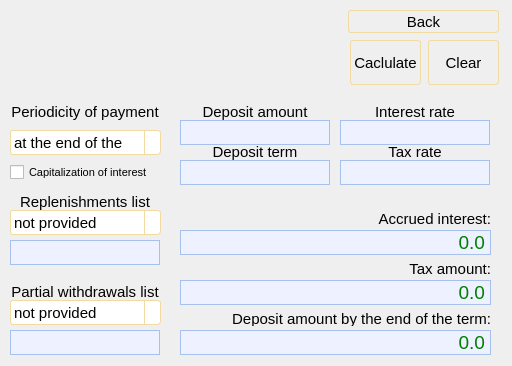
<?xml version="1.0" encoding="UTF-8"?>
<ui version="4.0">
 <class>debit</class>
 <widget class="QDialog" name="debit">
  <property name="geometry">
   <rect>
    <x>0</x>
    <y>0</y>
    <width>512</width>
    <height>366</height>
   </rect>
  </property>
  <property name="font">
   <font>
    <pointsize>14</pointsize>
   </font>
  </property>
  <property name="windowTitle">
   <string>Dialog</string>
  </property>
  <widget class="QPushButton" name="back">
   <property name="geometry">
    <rect>
     <x>348</x>
     <y>10</y>
     <width>151</width>
     <height>23</height>
    </rect>
   </property>
   <property name="font">
    <font>
     <pointsize>11</pointsize>
    </font>
   </property>
   <property name="styleSheet">
    <string notr="true">QPushButton {
	border: 1px solid #f1dba1;
    border-radius: 3px;
    padding: 1px 3px 1px 3px;
	color: black;
}

QPushButton:!editable {
     background: qlineargradient(x1: 0, y1: 0, x2: 0, y2: 1,
                                 stop: 0 #E1E1E1, stop: 0.4 #DDDDDD,
                                 stop: 0.5 #D8D8D8, stop: 1.0 #D3D3D3);
}</string>
   </property>
   <property name="text">
    <string>Back</string>
   </property>
  </widget>
  <widget class="QLineEdit" name="creditAmount">
   <property name="geometry">
    <rect>
     <x>180</x>
     <y>120</y>
     <width>150</width>
     <height>25</height>
    </rect>
   </property>
   <property name="styleSheet">
    <string notr="true">QLineEdit {
    background: #eef1ff;
    border: 1px solid #a6c1ee;
    border-radius: 15px;
    color: #6694e2;
}

QLineEdit {
	color: #008000;
}</string>
   </property>
   <property name="alignment">
    <set>Qt::AlignRight|Qt::AlignTrailing|Qt::AlignVCenter</set>
   </property>
  </widget>
  <widget class="QPushButton" name="calculate">
   <property name="geometry">
    <rect>
     <x>350</x>
     <y>40</y>
     <width>71</width>
     <height>45</height>
    </rect>
   </property>
   <property name="font">
    <font>
     <pointsize>11</pointsize>
    </font>
   </property>
   <property name="styleSheet">
    <string notr="true">QPushButton {
	border: 1px solid #f1dba1;
    border-radius: 3px;
    padding: 1px 3px 1px 3px;
	color: black;
}

QPushButton:!editable {
     background: qlineargradient(x1: 0, y1: 0, x2: 0, y2: 1,
                                 stop: 0 #E1E1E1, stop: 0.4 #DDDDDD,
                                 stop: 0.5 #D8D8D8, stop: 1.0 #D3D3D3);
}</string>
   </property>
   <property name="text">
    <string>Caclulate</string>
   </property>
  </widget>
  <widget class="QLineEdit" name="term">
   <property name="geometry">
    <rect>
     <x>180</x>
     <y>160</y>
     <width>150</width>
     <height>25</height>
    </rect>
   </property>
   <property name="styleSheet">
    <string notr="true">QLineEdit {
    background: #eef1ff;
    border: 1px solid #a6c1ee;
    border-radius: 15px;
    color: #6694e2;
}

QLineEdit {
	color: #008000;
}</string>
   </property>
   <property name="alignment">
    <set>Qt::AlignRight|Qt::AlignTrailing|Qt::AlignVCenter</set>
   </property>
  </widget>
  <widget class="QPushButton" name="clear">
   <property name="geometry">
    <rect>
     <x>428</x>
     <y>40</y>
     <width>71</width>
     <height>45</height>
    </rect>
   </property>
   <property name="font">
    <font>
     <pointsize>11</pointsize>
    </font>
   </property>
   <property name="styleSheet">
    <string notr="true">QPushButton {
	border: 1px solid #f1dba1;
    border-radius: 3px;
    padding: 1px 3px 1px 3px;
	color: black;
}

QPushButton:!editable {
     background: qlineargradient(x1: 0, y1: 0, x2: 0, y2: 1,
                                 stop: 0 #E1E1E1, stop: 0.4 #DDDDDD,
                                 stop: 0.5 #D8D8D8, stop: 1.0 #D3D3D3);
}</string>
   </property>
   <property name="text">
    <string>Clear</string>
   </property>
  </widget>
  <widget class="QLineEdit" name="interest">
   <property name="geometry">
    <rect>
     <x>340</x>
     <y>120</y>
     <width>150</width>
     <height>25</height>
    </rect>
   </property>
   <property name="styleSheet">
    <string notr="true">QLineEdit {
    background: #eef1ff;
    border: 1px solid #a6c1ee;
    border-radius: 15px;
    color: #6694e2;
}

QLineEdit {
	color: #008000;
}</string>
   </property>
   <property name="alignment">
    <set>Qt::AlignRight|Qt::AlignTrailing|Qt::AlignVCenter</set>
   </property>
  </widget>
  <widget class="QLabel" name="creditAmountLabel">
   <property name="geometry">
    <rect>
     <x>180</x>
     <y>100</y>
     <width>150</width>
     <height>25</height>
    </rect>
   </property>
   <property name="font">
    <font>
     <pointsize>11</pointsize>
    </font>
   </property>
   <property name="styleSheet">
    <string notr="true">QLabel {
    border: none;
    color: black;
}</string>
   </property>
   <property name="text">
    <string>&lt;html&gt;&lt;head/&gt;&lt;body&gt;&lt;p align=&quot;center&quot;&gt;Deposit amount&lt;/p&gt;&lt;/body&gt;&lt;/html&gt;</string>
   </property>
  </widget>
  <widget class="QLabel" name="interestLabel">
   <property name="geometry">
    <rect>
     <x>340</x>
     <y>100</y>
     <width>150</width>
     <height>25</height>
    </rect>
   </property>
   <property name="font">
    <font>
     <pointsize>11</pointsize>
    </font>
   </property>
   <property name="styleSheet">
    <string notr="true">QLabel {
    border: none;
    color: black;
}</string>
   </property>
   <property name="text">
    <string>&lt;html&gt;&lt;head/&gt;&lt;body&gt;&lt;p align=&quot;center&quot;&gt;Interest rate&lt;/p&gt;&lt;/body&gt;&lt;/html&gt;</string>
   </property>
  </widget>
  <widget class="QLabel" name="termLabel">
   <property name="geometry">
    <rect>
     <x>180</x>
     <y>140</y>
     <width>150</width>
     <height>25</height>
    </rect>
   </property>
   <property name="font">
    <font>
     <pointsize>11</pointsize>
    </font>
   </property>
   <property name="styleSheet">
    <string notr="true">QLabel {
    border: none;
    color: black;
}</string>
   </property>
   <property name="text">
    <string>&lt;html&gt;&lt;head/&gt;&lt;body&gt;&lt;p align=&quot;center&quot;&gt;Deposit term&lt;/p&gt;&lt;/body&gt;&lt;/html&gt;</string>
   </property>
  </widget>
  <widget class="QLineEdit" name="taxRate">
   <property name="geometry">
    <rect>
     <x>340</x>
     <y>160</y>
     <width>150</width>
     <height>25</height>
    </rect>
   </property>
   <property name="styleSheet">
    <string notr="true">QLineEdit {
    background: #eef1ff;
    border: 1px solid #a6c1ee;
    border-radius: 15px;
    color: #6694e2;
}

QLineEdit {
	color: #008000;
}</string>
   </property>
   <property name="alignment">
    <set>Qt::AlignRight|Qt::AlignTrailing|Qt::AlignVCenter</set>
   </property>
  </widget>
  <widget class="QLabel" name="taxRateLabel">
   <property name="geometry">
    <rect>
     <x>340</x>
     <y>140</y>
     <width>150</width>
     <height>25</height>
    </rect>
   </property>
   <property name="font">
    <font>
     <pointsize>11</pointsize>
    </font>
   </property>
   <property name="styleSheet">
    <string notr="true">QLabel {
    border: none;
    color: black;
}</string>
   </property>
   <property name="text">
    <string>&lt;html&gt;&lt;head/&gt;&lt;body&gt;&lt;p align=&quot;center&quot;&gt;Tax rate&lt;/p&gt;&lt;/body&gt;&lt;/html&gt;</string>
   </property>
  </widget>
  <widget class="QLabel" name="periodicityLabel">
   <property name="geometry">
    <rect>
     <x>10</x>
     <y>100</y>
     <width>150</width>
     <height>25</height>
    </rect>
   </property>
   <property name="font">
    <font>
     <pointsize>11</pointsize>
    </font>
   </property>
   <property name="styleSheet">
    <string notr="true">QLabel {
    border: none;
    color: black;
}</string>
   </property>
   <property name="text">
    <string>&lt;html&gt;&lt;head/&gt;&lt;body&gt;&lt;p align=&quot;center&quot;&gt;Periodicity of payment&lt;/p&gt;&lt;/body&gt;&lt;/html&gt;</string>
   </property>
  </widget>
  <widget class="QLabel" name="replenishmentsListLabel">
   <property name="geometry">
    <rect>
     <x>10</x>
     <y>190</y>
     <width>150</width>
     <height>25</height>
    </rect>
   </property>
   <property name="font">
    <font>
     <pointsize>11</pointsize>
    </font>
   </property>
   <property name="styleSheet">
    <string notr="true">QLabel {
    border: none;
    color: black;
}</string>
   </property>
   <property name="text">
    <string>&lt;html&gt;&lt;head/&gt;&lt;body&gt;&lt;p align=&quot;center&quot;&gt;Replenishments list&lt;/p&gt;&lt;/body&gt;&lt;/html&gt;</string>
   </property>
  </widget>
  <widget class="QLabel" name="partialWithdrawalsLabel">
   <property name="geometry">
    <rect>
     <x>10</x>
     <y>280</y>
     <width>150</width>
     <height>25</height>
    </rect>
   </property>
   <property name="font">
    <font>
     <pointsize>11</pointsize>
    </font>
   </property>
   <property name="styleSheet">
    <string notr="true">QLabel {
    border: none;
    color: black;
}</string>
   </property>
   <property name="text">
    <string>&lt;html&gt;&lt;head/&gt;&lt;body&gt;&lt;p align=&quot;center&quot;&gt;Partial withdrawals list&lt;/p&gt;&lt;/body&gt;&lt;/html&gt;</string>
   </property>
  </widget>
  <widget class="QComboBox" name="periodicity">
   <property name="geometry">
    <rect>
     <x>10</x>
     <y>130</y>
     <width>151</width>
     <height>25</height>
    </rect>
   </property>
   <property name="font">
    <font>
     <family>Helvetica</family>
     <pointsize>11</pointsize>
    </font>
   </property>
   <property name="toolTip">
    <string>&lt;html&gt;&lt;head/&gt;&lt;body&gt;&lt;p&gt;&lt;br/&gt;&lt;/p&gt;&lt;/body&gt;&lt;/html&gt;</string>
   </property>
   <property name="styleSheet">
    <string notr="true">QComboBox {
    border: 1px solid #f1dba1;
    border-radius: 3px;
    padding: 1px 18px 1px 3px;
    min-width: 6em;
color: black;
font-family: &quot;Helvetica&quot;;
}

QComboBox:editable {
    background: white;
}

QComboBox:!editable, QComboBox::drop-down:editable {
     background: qlineargradient(x1: 0, y1: 0, x2: 0, y2: 1,
                                 stop: 0 #E1E1E1, stop: 0.4 #DDDDDD,
                                 stop: 0.5 #D8D8D8, stop: 1.0 #D3D3D3);
}

/* QComboBox gets the &quot;on&quot; state when the popup is open */
QComboBox:!editable:on, QComboBox::drop-down:editable:on {
    background: qlineargradient(x1: 0, y1: 0, x2: 0, y2: 1,
                                stop: 0 #D3D3D3, stop: 0.4 #D8D8D8,
                                stop: 0.5 #DDDDDD, stop: 1.0 #E1E1E1);
}

QComboBox:on { /* shift the text when the popup opens */
    padding-top: 3px;
    padding-left: 4px;
}

QComboBox::drop-down {
    subcontrol-origin: padding;
    subcontrol-position: top right;
    width: 15px;

    border-left-width: 1px;
    border-left-color: #f1dba1;
    border-left-style: solid; /* just a single line */
    border-top-right-radius: 3px; /* same radius as the QComboBox */
    border-bottom-right-radius: 3px;
}

QComboBox::down-arrow {
	image: url(:/down-arrow.png);
	width: 10px;
}

QComboBox::down-arrow:on { /* shift the arrow when popup is open */
    top: 1px;
    left: 1px;
}</string>
   </property>
   <item>
    <property name="text">
     <string>at the end of the term</string>
    </property>
   </item>
   <item>
    <property name="text">
     <string>once a month</string>
    </property>
   </item>
   <item>
    <property name="text">
     <string>once a quarter</string>
    </property>
   </item>
   <item>
    <property name="text">
     <string>once a year</string>
    </property>
   </item>
  </widget>
  <widget class="QComboBox" name="replenishmentsList">
   <property name="geometry">
    <rect>
     <x>10</x>
     <y>210</y>
     <width>151</width>
     <height>25</height>
    </rect>
   </property>
   <property name="font">
    <font>
     <family>Helvetica</family>
     <pointsize>11</pointsize>
    </font>
   </property>
   <property name="styleSheet">
    <string notr="true">QComboBox {
    border: 1px solid #f1dba1;
    border-radius: 3px;
    padding: 1px 18px 1px 3px;
    min-width: 6em;
color: black;
font-family: &quot;Helvetica&quot;;
}

QComboBox:editable {
    background: white;
}

QComboBox:!editable, QComboBox::drop-down:editable {
     background: qlineargradient(x1: 0, y1: 0, x2: 0, y2: 1,
                                 stop: 0 #E1E1E1, stop: 0.4 #DDDDDD,
                                 stop: 0.5 #D8D8D8, stop: 1.0 #D3D3D3);
}

/* QComboBox gets the &quot;on&quot; state when the popup is open */
QComboBox:!editable:on, QComboBox::drop-down:editable:on {
    background: qlineargradient(x1: 0, y1: 0, x2: 0, y2: 1,
                                stop: 0 #D3D3D3, stop: 0.4 #D8D8D8,
                                stop: 0.5 #DDDDDD, stop: 1.0 #E1E1E1);
}

QComboBox:on { /* shift the text when the popup opens */
    padding-top: 3px;
    padding-left: 4px;
}

QComboBox::drop-down {
    subcontrol-origin: padding;
    subcontrol-position: top right;
    width: 15px;

    border-left-width: 1px;
    border-left-color: #f1dba1;
    border-left-style: solid; /* just a single line */
    border-top-right-radius: 3px; /* same radius as the QComboBox */
    border-bottom-right-radius: 3px;
}

QComboBox::down-arrow {
	image: url(:/down-arrow.png);
	width: 10px;
}

QComboBox::down-arrow:on { /* shift the arrow when popup is open */
    top: 1px;
    left: 1px;
}</string>
   </property>
   <item>
    <property name="text">
     <string>not provided</string>
    </property>
   </item>
   <item>
    <property name="text">
     <string>once a month</string>
    </property>
   </item>
   <item>
    <property name="text">
     <string>once a quarter</string>
    </property>
   </item>
   <item>
    <property name="text">
     <string>once a year</string>
    </property>
   </item>
  </widget>
  <widget class="QComboBox" name="partialWithdrawals">
   <property name="geometry">
    <rect>
     <x>10</x>
     <y>300</y>
     <width>151</width>
     <height>25</height>
    </rect>
   </property>
   <property name="font">
    <font>
     <family>Helvetica</family>
     <pointsize>11</pointsize>
    </font>
   </property>
   <property name="styleSheet">
    <string notr="true">QComboBox {
    border: 1px solid #f1dba1;
    border-radius: 3px;
    padding: 1px 18px 1px 3px;
    min-width: 6em;
color: black;
font-family: &quot;Helvetica&quot;;
}

QComboBox:editable {
    background: white;
}

QComboBox:!editable, QComboBox::drop-down:editable {
     background: qlineargradient(x1: 0, y1: 0, x2: 0, y2: 1,
                                 stop: 0 #E1E1E1, stop: 0.4 #DDDDDD,
                                 stop: 0.5 #D8D8D8, stop: 1.0 #D3D3D3);
}

/* QComboBox gets the &quot;on&quot; state when the popup is open */
QComboBox:!editable:on, QComboBox::drop-down:editable:on {
    background: qlineargradient(x1: 0, y1: 0, x2: 0, y2: 1,
                                stop: 0 #D3D3D3, stop: 0.4 #D8D8D8,
                                stop: 0.5 #DDDDDD, stop: 1.0 #E1E1E1);
}

QComboBox:on { /* shift the text when the popup opens */
    padding-top: 3px;
    padding-left: 4px;
}

QComboBox::drop-down {
    subcontrol-origin: padding;
    subcontrol-position: top right;
    width: 15px;

    border-left-width: 1px;
    border-left-color: #f1dba1;
    border-left-style: solid; /* just a single line */
    border-top-right-radius: 3px; /* same radius as the QComboBox */
    border-bottom-right-radius: 3px;
}

QComboBox::down-arrow {
	image: url(:/down-arrow.png);
	width: 10px;
}

QComboBox::down-arrow:on { /* shift the arrow when popup is open */
    top: 1px;
    left: 1px;
}</string>
   </property>
   <item>
    <property name="text">
     <string>not provided</string>
    </property>
   </item>
   <item>
    <property name="text">
     <string>once a month</string>
    </property>
   </item>
   <item>
    <property name="text">
     <string>once a quarter</string>
    </property>
   </item>
   <item>
    <property name="text">
     <string>once a year</string>
    </property>
   </item>
  </widget>
  <widget class="QCheckBox" name="capitalization">
   <property name="geometry">
    <rect>
     <x>10</x>
     <y>160</y>
     <width>150</width>
     <height>25</height>
    </rect>
   </property>
   <property name="font">
    <font>
     <pointsize>8</pointsize>
    </font>
   </property>
   <property name="styleSheet">
    <string notr="true">QCheckBox {
    color: black;
}</string>
   </property>
   <property name="text">
    <string>Capitalization of interest</string>
   </property>
  </widget>
  <widget class="QLabel" name="label">
   <property name="geometry">
    <rect>
     <x>10</x>
     <y>20</y>
     <width>331</width>
     <height>61</height>
    </rect>
   </property>
   <property name="font">
    <font>
     <pointsize>14</pointsize>
    </font>
   </property>
   <property name="styleSheet">
    <string notr="true">QLabel {
    border: none;
}</string>
   </property>
   <property name="text">
    <string/>
   </property>
   <property name="alignment">
    <set>Qt::AlignCenter</set>
   </property>
  </widget>
  <widget class="QLineEdit" name="replenishmentSum">
   <property name="geometry">
    <rect>
     <x>10</x>
     <y>240</y>
     <width>150</width>
     <height>25</height>
    </rect>
   </property>
   <property name="styleSheet">
    <string notr="true">QLineEdit {
    background: #eef1ff;
    border: 1px solid #a6c1ee;
    border-radius: 15px;
    color: #6694e2;
}

QLineEdit {
	color: #008000;
}</string>
   </property>
   <property name="alignment">
    <set>Qt::AlignRight|Qt::AlignTrailing|Qt::AlignVCenter</set>
   </property>
  </widget>
  <widget class="QLineEdit" name="withdrawalsSum">
   <property name="geometry">
    <rect>
     <x>10</x>
     <y>330</y>
     <width>150</width>
     <height>25</height>
    </rect>
   </property>
   <property name="styleSheet">
    <string notr="true">QLineEdit {
    background: #eef1ff;
    border: 1px solid #a6c1ee;
    border-radius: 15px;
    color: #6694e2;
}

QLineEdit {
	color: #008000;
}</string>
   </property>
   <property name="alignment">
    <set>Qt::AlignRight|Qt::AlignTrailing|Qt::AlignVCenter</set>
   </property>
  </widget>
  <widget class="QLabel" name="depositAmountLabel">
   <property name="geometry">
    <rect>
     <x>180</x>
     <y>310</y>
     <width>311</width>
     <height>16</height>
    </rect>
   </property>
   <property name="font">
    <font>
     <pointsize>11</pointsize>
     <bold>false</bold>
    </font>
   </property>
   <property name="styleSheet">
    <string notr="true">QLabel {
    border: none;
    color: black;
}</string>
   </property>
   <property name="text">
    <string>&lt;html&gt;&lt;head/&gt;&lt;body&gt;&lt;p align=&quot;right&quot;&gt;Deposit amount by the end of the term:&lt;/p&gt;&lt;/body&gt;&lt;/html&gt;</string>
   </property>
  </widget>
  <widget class="QLabel" name="depositAmount">
   <property name="geometry">
    <rect>
     <x>180</x>
     <y>330</y>
     <width>311</width>
     <height>25</height>
    </rect>
   </property>
   <property name="font">
    <font>
     <pointsize>14</pointsize>
     <bold>false</bold>
     <stylestrategy>PreferDefault</stylestrategy>
    </font>
   </property>
   <property name="layoutDirection">
    <enum>Qt::LeftToRight</enum>
   </property>
   <property name="styleSheet">
    <string notr="true">QLabel {
    background: #eef1ff;
    border: 1px solid #a6c1ee;
    border-radius: 15px;
    color: #6694e2;
}

QLabel {
	color: #008000;
}
</string>
   </property>
   <property name="text">
    <string>&lt;html&gt;&lt;head/&gt;&lt;body&gt;&lt;p align=&quot;right&quot;&gt;&lt;span style=&quot; font-size:14pt;&quot;&gt;0.0&lt;/span&gt;&lt;/p&gt;&lt;/body&gt;&lt;/html&gt;</string>
   </property>
   <property name="textFormat">
    <enum>Qt::AutoText</enum>
   </property>
   <property name="alignment">
    <set>Qt::AlignRight|Qt::AlignTrailing|Qt::AlignVCenter</set>
   </property>
  </widget>
  <widget class="QLabel" name="accruedInterestLabel">
   <property name="geometry">
    <rect>
     <x>180</x>
     <y>210</y>
     <width>311</width>
     <height>16</height>
    </rect>
   </property>
   <property name="font">
    <font>
     <pointsize>11</pointsize>
    </font>
   </property>
   <property name="styleSheet">
    <string notr="true">QLabel {
    border: none;
    color: black;
}</string>
   </property>
   <property name="text">
    <string>&lt;html&gt;&lt;head/&gt;&lt;body&gt;&lt;p align=&quot;right&quot;&gt;Accrued interest:&lt;/p&gt;&lt;/body&gt;&lt;/html&gt;</string>
   </property>
  </widget>
  <widget class="QLabel" name="accruedInterest">
   <property name="geometry">
    <rect>
     <x>180</x>
     <y>230</y>
     <width>311</width>
     <height>25</height>
    </rect>
   </property>
   <property name="font">
    <font>
     <pointsize>14</pointsize>
     <bold>false</bold>
     <stylestrategy>PreferDefault</stylestrategy>
    </font>
   </property>
   <property name="layoutDirection">
    <enum>Qt::LeftToRight</enum>
   </property>
   <property name="styleSheet">
    <string notr="true">QLabel {
    background: #eef1ff;
    border: 1px solid #a6c1ee;
    border-radius: 15px;
    color: #6694e2;
}

QLabel {
	color: #008000;
}
</string>
   </property>
   <property name="text">
    <string>&lt;html&gt;&lt;head/&gt;&lt;body&gt;&lt;p align=&quot;right&quot;&gt;&lt;span style=&quot; font-size:14pt;&quot;&gt;0.0&lt;/span&gt;&lt;/p&gt;&lt;/body&gt;&lt;/html&gt;</string>
   </property>
   <property name="textFormat">
    <enum>Qt::AutoText</enum>
   </property>
   <property name="alignment">
    <set>Qt::AlignRight|Qt::AlignTrailing|Qt::AlignVCenter</set>
   </property>
  </widget>
  <widget class="QLabel" name="taxAmountLabel">
   <property name="geometry">
    <rect>
     <x>180</x>
     <y>260</y>
     <width>311</width>
     <height>16</height>
    </rect>
   </property>
   <property name="font">
    <font>
     <pointsize>11</pointsize>
    </font>
   </property>
   <property name="styleSheet">
    <string notr="true">QLabel {
    border: none;
    color: black;
}</string>
   </property>
   <property name="text">
    <string>&lt;html&gt;&lt;head/&gt;&lt;body&gt;&lt;p align=&quot;right&quot;&gt;Tax amount:&lt;/p&gt;&lt;/body&gt;&lt;/html&gt;</string>
   </property>
  </widget>
  <widget class="QLabel" name="taxAmount">
   <property name="geometry">
    <rect>
     <x>180</x>
     <y>280</y>
     <width>311</width>
     <height>25</height>
    </rect>
   </property>
   <property name="font">
    <font>
     <pointsize>14</pointsize>
     <bold>false</bold>
     <stylestrategy>PreferDefault</stylestrategy>
    </font>
   </property>
   <property name="layoutDirection">
    <enum>Qt::LeftToRight</enum>
   </property>
   <property name="styleSheet">
    <string notr="true">QLabel {
    background: #eef1ff;
    border: 1px solid #a6c1ee;
    border-radius: 15px;
    color: #6694e2;
}

QLabel {
	color: #008000;
}
</string>
   </property>
   <property name="text">
    <string>&lt;html&gt;&lt;head/&gt;&lt;body&gt;&lt;p align=&quot;right&quot;&gt;&lt;span style=&quot; font-size:14pt;&quot;&gt;0.0&lt;/span&gt;&lt;/p&gt;&lt;/body&gt;&lt;/html&gt;</string>
   </property>
   <property name="textFormat">
    <enum>Qt::AutoText</enum>
   </property>
   <property name="alignment">
    <set>Qt::AlignRight|Qt::AlignTrailing|Qt::AlignVCenter</set>
   </property>
  </widget>
 </widget>
 <resources/>
 <connections/>
</ui>
